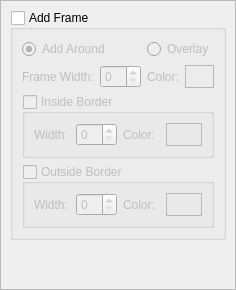
<?xml version="1.0" encoding="UTF-8"?>
<ui version="4.0">
 <class>EffectsScrollArea</class>
 <widget class="QScrollArea" name="EffectsScrollArea">
  <property name="windowTitle">
   <string>ScrollArea</string>
  </property>
  <property name="widgetResizable">
   <bool>true</bool>
  </property>
  <widget class="QWidget" name="scrollAreaWidgetContents">
   <property name="geometry">
    <rect>
     <x>0</x>
     <y>0</y>
     <width>433</width>
     <height>271</height>
    </rect>
   </property>
   <layout class="QGridLayout" name="gridLayout_2">
    <item row="0" column="0">
     <widget class="QGroupBox" name="frameGroupBox">
      <property name="title">
       <string>Add Frame</string>
      </property>
      <property name="checkable">
       <bool>true</bool>
      </property>
      <property name="checked">
       <bool>false</bool>
      </property>
      <layout class="QGridLayout" name="gridLayout">
       <item row="0" column="0" colspan="2">
        <widget class="QRadioButton" name="frameAroundRadioButton">
         <property name="text">
          <string>Add Around</string>
         </property>
         <property name="checked">
          <bool>true</bool>
         </property>
        </widget>
       </item>
       <item row="1" column="3">
        <widget class="ColorFrame" name="frameColorFrame">
         <property name="frameShape">
          <enum>QFrame::StyledPanel</enum>
         </property>
         <property name="frameShadow">
          <enum>QFrame::Raised</enum>
         </property>
        </widget>
       </item>
       <item row="0" column="2" colspan="2">
        <widget class="QRadioButton" name="frameOverlayRadioButton">
         <property name="text">
          <string>Overlay</string>
         </property>
        </widget>
       </item>
       <item row="2" column="0" colspan="4">
        <widget class="QGroupBox" name="borderInsideGroupBox">
         <property name="title">
          <string>Inside Border</string>
         </property>
         <property name="checkable">
          <bool>true</bool>
         </property>
         <property name="checked">
          <bool>false</bool>
         </property>
         <layout class="QHBoxLayout" name="horizontalLayout">
          <item>
           <widget class="QLabel" name="label_4">
            <property name="text">
             <string>Width:</string>
            </property>
           </widget>
          </item>
          <item>
           <widget class="QSpinBox" name="borderInsideSpinBox"/>
          </item>
          <item>
           <widget class="QLabel" name="label_3">
            <property name="text">
             <string>Color:</string>
            </property>
           </widget>
          </item>
          <item>
           <widget class="ColorFrame" name="borderInsideColorFrame">
            <property name="frameShape">
             <enum>QFrame::StyledPanel</enum>
            </property>
            <property name="frameShadow">
             <enum>QFrame::Raised</enum>
            </property>
           </widget>
          </item>
         </layout>
        </widget>
       </item>
       <item row="1" column="1">
        <widget class="QSpinBox" name="frameWidthSpinBox"/>
       </item>
       <item row="1" column="0">
        <widget class="QLabel" name="label">
         <property name="text">
          <string>Frame Width:</string>
         </property>
        </widget>
       </item>
       <item row="1" column="2">
        <widget class="QLabel" name="label_2">
         <property name="text">
          <string>Color:</string>
         </property>
        </widget>
       </item>
       <item row="3" column="0" colspan="4">
        <widget class="QGroupBox" name="borderOutsideGroupBox">
         <property name="title">
          <string>Outside Border</string>
         </property>
         <property name="checkable">
          <bool>true</bool>
         </property>
         <property name="checked">
          <bool>false</bool>
         </property>
         <layout class="QHBoxLayout" name="horizontalLayout_2">
          <item>
           <widget class="QLabel" name="label_5">
            <property name="text">
             <string>Width:</string>
            </property>
           </widget>
          </item>
          <item>
           <widget class="QSpinBox" name="borderOutsideSpinBox"/>
          </item>
          <item>
           <widget class="QLabel" name="label_6">
            <property name="text">
             <string>Color:</string>
            </property>
           </widget>
          </item>
          <item>
           <widget class="ColorFrame" name="borderOutsideColorFrame">
            <property name="frameShape">
             <enum>QFrame::StyledPanel</enum>
            </property>
            <property name="frameShadow">
             <enum>QFrame::Raised</enum>
            </property>
           </widget>
          </item>
         </layout>
        </widget>
       </item>
      </layout>
     </widget>
    </item>
    <item row="1" column="0">
     <spacer name="verticalSpacer">
      <property name="orientation">
       <enum>Qt::Vertical</enum>
      </property>
      <property name="sizeHint" stdset="0">
       <size>
        <width>20</width>
        <height>40</height>
       </size>
      </property>
     </spacer>
    </item>
   </layout>
  </widget>
 </widget>
 <customwidgets>
  <customwidget>
   <class>ColorFrame</class>
   <extends>QFrame</extends>
   <header>widgets/colorframe.h</header>
   <container>1</container>
  </customwidget>
 </customwidgets>
 <resources/>
 <connections/>
</ui>
